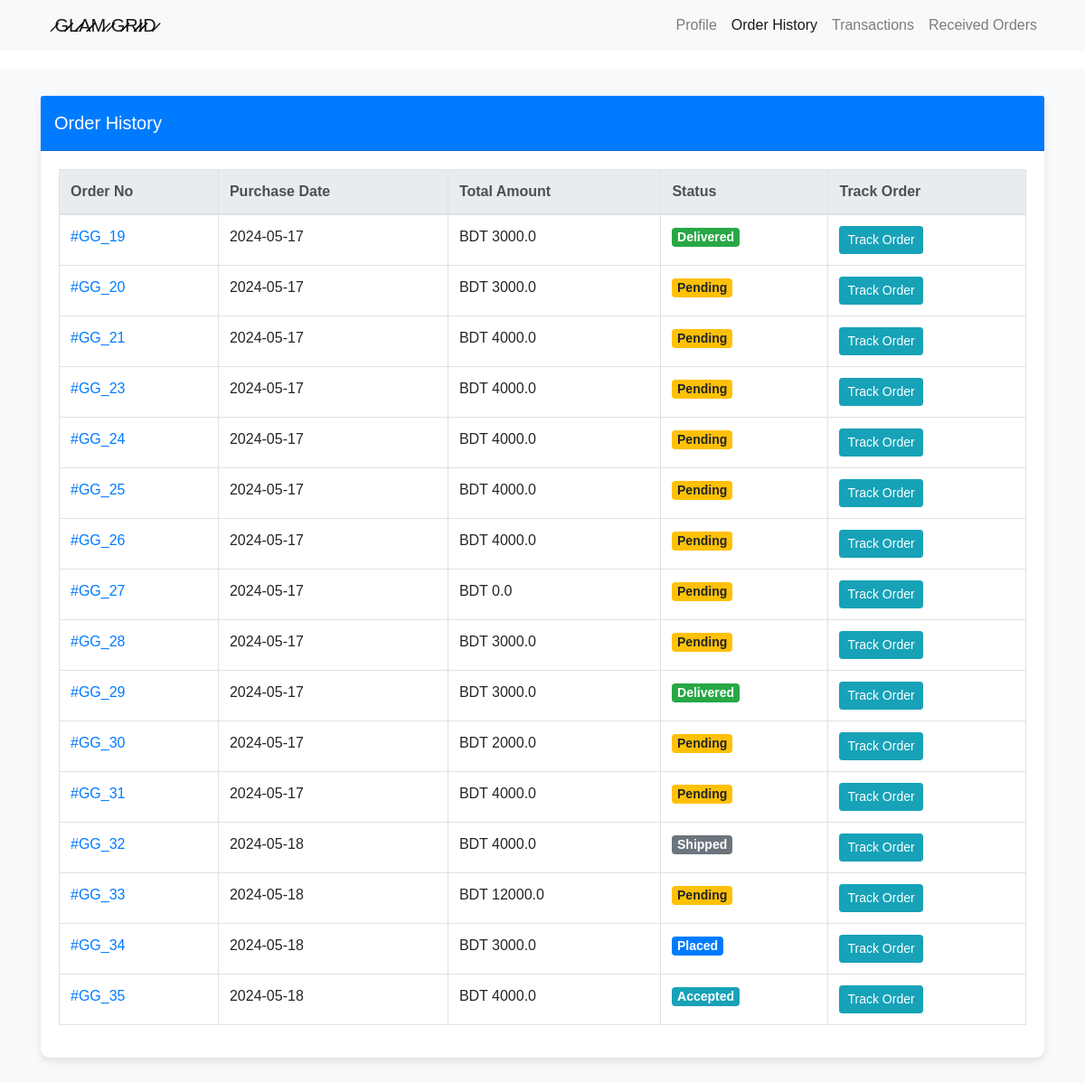
The page /account/order_history/ (signed in) on the database its author committed.
### order/models.py (models this page shows, shortened)
class Order(models.Model):
    STATUS = (
        (1,'Pending'),
        (2,'Accepted'),
        (3,'Placed'),
        (4,'Shipped'),
        (5,'Delivered'),
    )
    user = models.ForeignKey(User,on_delete=models.CASCADE)
    payment = models.ForeignKey(Payment,on_delete=models.CASCADE,null=True)
    first_name = models.CharField(max_length=100)
    last_name = models.CharField(max_length=100)
    phone = models.CharField(max_length=15)
    email = models.EmailField(max_length=50)
    address = models.CharField(max_length=100)
    state = models.CharField(max_length=100)
    city = models.CharField(max_length=100)
    order_total = models.FloatField(null=True,blank=True)
    status = models.IntegerField(choices=STATUS,default=1)
    created_at = models.DateTimeField(auto_now_add=True)

### account/views.py (the view)
# urls.py: path("order_history/",views.order_history,name="order_history"),
def order_history(request):
    orders = Order.objects.filter(user=request.user)
    return render (request,"order_history.html",{"orders":orders})

### account/templates/order_history.html (shortened to what this page needs)
{% load static %}
<!DOCTYPE html>
<html lang="en">
<head>
    <link href="https://maxcdn.bootstrapcdn.com/bootstrap/4.5.2/css/bootstrap.min.css" rel="stylesheet">
    <link rel="stylesheet" type="text/css" href="{% static " css/order_history.css" %}" />
</head>
<body>
<nav class="navbar navbar-expand-lg navbar-light bg-light">
    <div class="container">
        <a class="navbar-brand" href="{% url "homepage" %}"id="GG" style="padding-left: 10px;" ><img src="#" alt="" type="image/png"> ̷G̷̷L̷̷A̷̷M̷ ̷G̷̷R̷̷I̷̷D̷ </a>
        {% block navlink %}
        <div class="collapse navbar-collapse" id="navbarNav">
            <ul class="navbar-nav ml-auto">
                <li class="nav-item">
                    <a class="nav-link" href="{% url "profile" %}">Profile</a>
                </li>
                <li class="nav-item active">
                    <a class="nav-link" href="{% url "order_history" %}">Order History</a>
                </li>
                <li class="nav-item">
                    <a class="nav-link" href="{% url "transactions" %}">Transactions</a>
                </li>
                <li class="nav-item">
                    <a class="nav-link" href="{% url "recieved" %}">Received Orders</a>
                </li>
            </ul>
        </div>
        {% endblock navlink %}
    </div>
</nav>
{% block body %}
<section class="section-content padding-y bg-light" style="min-height: 100vh;">
    <div class="container">
        <div class="row">
            <div class="col-md-12">
                <div class="card">
                    <div class="card-header bg-primary text-white">
                        Order History
                    </div>
                    <div class="card-body">
                        <div class="table-responsive">
                            <table class="table table-bordered table-hover">
                                <thead class="thead-light">
                                    <tr>
                                        <th>Order No</th>
                                        <th>Purchase Date</th>
                                        <th>Total Amount</th>
                                        <th>Status</th>
                                        <th>Track Order</th>
                                    </tr>
                                </thead>
                                <tbody>
                                    {% for order in orders %}
                                    <tr>
                                        <td>
                                            <a href="{% url 'order_details' order.id %}">
                                                #GG_{{ order.id }}
                                            </a>
                                        </td>
                                        <td>{{ order.created_at|date:"Y-m-d" }}</td>
                                        <td>BDT {{ order.order_total }}</td>
                                        <td>
                                            {% if order.status == 1 %}
                                                <span class="badge badge-warning">Pending</span>
                                            {% elif order.status == 2 %}
                                                <span class="badge badge-info">Accepted</span>
                                            {% elif order.status == 3 %}
                                                <span class="badge badge-primary">Placed</span>
                                            {% elif order.status == 4 %}
                                                <span class="badge badge-secondary">Shipped</span>
                                            {% elif order.status == 5 %}
                                                <span class="badge badge-success">Delivered</span>
                                            {% else %}
                                                <span class="badge badge-danger">Unknown</span>
                                            {% endif %}
                                        </td>
                                        <td><a href="{% url 'track_order' order.id %}" class="btn btn-info btn-sm">Track Order</a></td>
                                    </tr>
                                    {% endfor %}
                                </tbody>
                            </table>
                        </div>
                    </div>
                </div>
            </div>
        </div>
    </div>
</section>
{% endblock body %}
</body>
</html>

### static/css/order_history.css (style rules this page uses)
body { font-family: Arial, sans-serif; }
.navbar { margin-bottom: 20px; }
.section-content { padding-top: 30px; padding-bottom: 30px; }
.card { box-shadow: 0 4px 8px rgba(0, 0, 0, 0.1); border: none; border-radius: 10px; }
.card-header { padding: 15px; font-size: 20px; }
.table thead th { background-color: #f8f9fa; }
.badge { font-size: 14px; }
.badge-success { background-color: #28a745; }
.badge-warning { background-color: #ffc107; }

### rows shown on the page
Order: id "19", created_at "2024-05-17", order_total "3000.0", status "Delivered"
Order: id "20", created_at "2024-05-17", order_total "3000.0", status "Pending"
Order: id "21", created_at "2024-05-17", order_total "4000.0", status "Pending"
Order: id "23", created_at "2024-05-17", order_total "4000.0", status "Pending"
Order: id "24", created_at "2024-05-17", order_total "4000.0", status "Pending"
Order: id "25", created_at "2024-05-17", order_total "4000.0", status "Pending"
Order: id "26", created_at "2024-05-17", order_total "4000.0", status "Pending"
Order: id "27", created_at "2024-05-17", order_total "0.0", status "Pending"
Order: id "28", created_at "2024-05-17", order_total "3000.0", status "Pending"
Order: id "29", created_at "2024-05-17", order_total "3000.0", status "Delivered"
Order: id "30", created_at "2024-05-17", order_total "2000.0", status "Pending"
Order: id "31", created_at "2024-05-17", order_total "4000.0", status "Pending"
Order: id "32", created_at "2024-05-18", order_total "4000.0", status "Shipped"
Order: id "33", created_at "2024-05-18", order_total "12000.0", status "Pending"
Order: id "34", created_at "2024-05-18", order_total "3000.0", status "Placed"
Order: id "35", created_at "2024-05-18", order_total "4000.0", status "Accepted"
